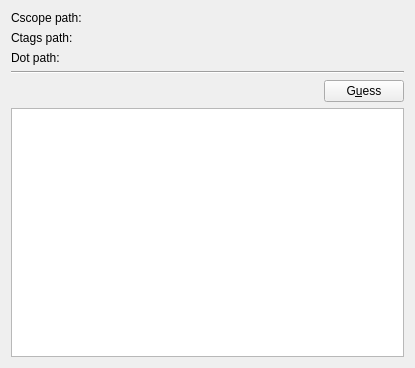
<?xml version="1.0" encoding="UTF-8"?>
<ui version="4.0">
 <class>PrefFrontendLayout</class>
 <widget class="QWidget" name="PrefFrontendLayout">
  <property name="geometry">
   <rect>
    <x>0</x>
    <y>0</y>
    <width>415</width>
    <height>368</height>
   </rect>
  </property>
  <property name="windowTitle">
   <string>Form3</string>
  </property>
  <layout class="QVBoxLayout">
   <item>
    <layout class="QHBoxLayout">
     <item>
      <layout class="QVBoxLayout">
       <item>
        <widget class="QLabel" name="textLabel1">
         <property name="sizePolicy">
          <sizepolicy hsizetype="Fixed" vsizetype="Preferred">
           <horstretch>0</horstretch>
           <verstretch>0</verstretch>
          </sizepolicy>
         </property>
         <property name="text">
          <string>Cscope path:</string>
         </property>
         <property name="wordWrap">
          <bool>false</bool>
         </property>
        </widget>
       </item>
       <item>
        <widget class="QLabel" name="textLabel2">
         <property name="sizePolicy">
          <sizepolicy hsizetype="Fixed" vsizetype="Preferred">
           <horstretch>0</horstretch>
           <verstretch>0</verstretch>
          </sizepolicy>
         </property>
         <property name="text">
          <string>Ctags path:</string>
         </property>
         <property name="wordWrap">
          <bool>false</bool>
         </property>
        </widget>
       </item>
       <item>
        <widget class="QLabel" name="textLabel1_2">
         <property name="text">
          <string>Dot path:</string>
         </property>
         <property name="wordWrap">
          <bool>false</bool>
         </property>
        </widget>
       </item>
      </layout>
     </item>
     <item>
      <layout class="QVBoxLayout">
       <item>
        <widget class="KUrlRequester" name="m_pCscopeURL"/>
       </item>
       <item>
        <widget class="KUrlRequester" name="m_pCtagsURL"/>
       </item>
       <item>
        <widget class="KUrlRequester" name="m_pDotURL"/>
       </item>
      </layout>
     </item>
    </layout>
   </item>
   <item>
    <widget class="Line" name="line2">
     <property name="frameShape">
      <enum>QFrame::HLine</enum>
     </property>
     <property name="frameShadow">
      <enum>QFrame::Sunken</enum>
     </property>
    </widget>
   </item>
   <item>
    <layout class="QHBoxLayout">
     <item>
      <spacer name="spacer8">
       <property name="orientation">
        <enum>Qt::Horizontal</enum>
       </property>
       <property name="sizeType">
        <enum>QSizePolicy::Expanding</enum>
       </property>
       <property name="sizeHint" stdset="0">
        <size>
         <width>261</width>
         <height>21</height>
        </size>
       </property>
      </spacer>
     </item>
     <item>
      <widget class="QPushButton" name="m_pGuessButton">
       <property name="text">
        <string>G&amp;uess</string>
       </property>
      </widget>
     </item>
    </layout>
   </item>
   <item>
    <widget class="QTextEdit" name="m_pScriptText">
     <property name="readOnly">
      <bool>true</bool>
     </property>
    </widget>
   </item>
  </layout>
 </widget>
 <layoutdefault spacing="6" margin="11"/>
 <pixmapfunction>qPixmapFromMimeSource</pixmapfunction>
 <customwidgets>
  <customwidget>
   <class>KUrlRequester</class>
   <extends>QFrame</extends>
   <header>kurlrequester.h</header>
  </customwidget>
 </customwidgets>
 <includes>
  <include location="local">kurlrequester.h</include>
  <include location="local">klineedit.h</include>
  <include location="local">kpushbutton.h</include>
  <include location="local">kurlrequester.h</include>
  <include location="local">klineedit.h</include>
  <include location="local">kpushbutton.h</include>
  <include location="local">kurlrequester.h</include>
  <include location="local">klineedit.h</include>
  <include location="local">kpushbutton.h</include>
 </includes>
 <resources/>
 <connections/>
</ui>
